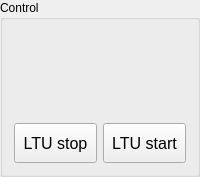
       <widget class="QGroupBox" name="groupBox_4" >
        <property name="title" >
         <string>Control</string>
        </property>
        <layout class="QGridLayout" >
         <item row="0" column="0" colspan="2" >
          <widget class="CABoButton" name="caBoButton" >
           <property name="minimumSize" >
            <size>
             <width>0</width>
             <height>40</height>
            </size>
           </property>
           <property name="align" stdset="0" >
            <enum>CABoButton::Column</enum>
           </property>
           <property name="pvname" >
            <string>RTMON_SYS_ARMING</string>
           </property>
           <property name="truelabel" >
            <string>Arming</string>
           </property>
           <property name="falselabel" >
            <string>Release</string>
           </property>
           <property name="selColor" >
            <color>
             <red>0</red>
             <green>255</green>
             <blue>0</blue>
            </color>
           </property>
          </widget>
         </item>
         <item row="1" column="0" colspan="2" >
          <widget class="CABoButton" name="caBoButton_2" >
           <property name="minimumSize" >
            <size>
             <width>0</width>
             <height>40</height>
            </size>
           </property>
           <property name="align" stdset="0" >
            <enum>CABoButton::Column</enum>
           </property>
           <property name="pvname" >
            <string>RTMON_SYS_RUN</string>
           </property>
           <property name="truelabel" >
            <string>Run</string>
           </property>
           <property name="falselabel" >
            <string>Stop</string>
           </property>
           <property name="selColor" >
            <color>
             <red>0</red>
             <green>255</green>
             <blue>0</blue>
            </color>
           </property>
          </widget>
         </item>
         <item row="2" column="0" >
          <widget class="CAPushButton" name="caPushButton_35" >
           <property name="minimumSize" >
            <size>
             <width>50</width>
             <height>40</height>
            </size>
           </property>
           <property name="maximumSize" >
            <size>
             <width>100</width>
             <height>40</height>
            </size>
           </property>
           <property name="font" >
            <font>
             <pointsize>12</pointsize>
            </font>
           </property>
           <property name="statusTip" >
            <string>PVname : BOX_LTU_SHOT_END</string>
           </property>
           <property name="text" >
            <string>LTU stop</string>
           </property>
           <property name="buttonType" >
            <enum>CAPushButton::PulseButton</enum>
           </property>
           <property name="pvname" >
            <string>BOX_LTU_SHOT_END</string>
           </property>
           <property name="truelabel" >
            <string>LTU stop</string>
           </property>
           <property name="falselabel" >
            <string>LTU stop</string>
           </property>
           <property name="selColor" >
            <color>
             <red>0</red>
             <green>255</green>
             <blue>0</blue>
            </color>
           </property>
           <property name="unselColor" >
            <color>
             <red>200</red>
             <green>200</green>
             <blue>200</blue>
            </color>
           </property>
          </widget>
         </item>
         <item row="2" column="1" >
          <widget class="CAPushButton" name="caPushButton_22" >
           <property name="minimumSize" >
            <size>
             <width>50</width>
             <height>40</height>
            </size>
           </property>
           <property name="maximumSize" >
            <size>
             <width>100</width>
             <height>40</height>
            </size>
           </property>
           <property name="font" >
            <font>
             <pointsize>12</pointsize>
            </font>
           </property>
           <property name="statusTip" >
            <string>PVname : BOX_LTU_SOFT_START</string>
           </property>
           <property name="text" >
            <string>LTU start</string>
           </property>
           <property name="buttonType" >
            <enum>CAPushButton::TrueButton</enum>
           </property>
           <property name="pvname" >
            <string>BOX_LTU_SOFT_START</string>
           </property>
           <property name="truelabel" >
            <string>LTU start</string>
           </property>
           <property name="falselabel" >
            <string>LTU start</string>
           </property>
           <property name="selColor" >
            <color>
             <red>0</red>
             <green>255</green>
             <blue>0</blue>
            </color>
           </property>
           <property name="unselColor" >
            <color>
             <red>200</red>
             <green>200</green>
             <blue>200</blue>
            </color>
           </property>
          </widget>
         </item>
        </layout>
       </widget>
